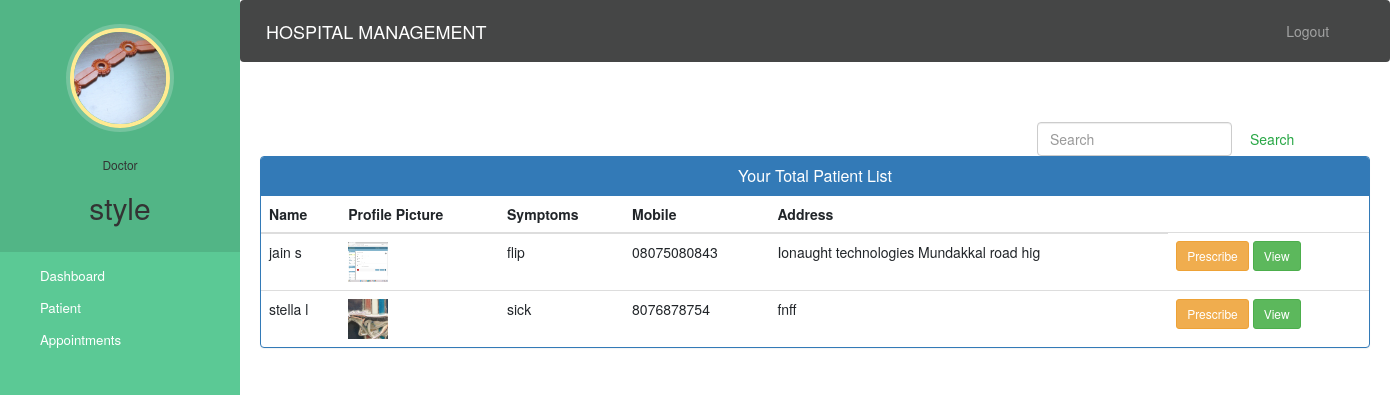
/doctor-view-patient (signed in), run on the app's committed database.
### hospital/models.py (models this page shows, shortened)
class Doctor(models.Model):
    user=models.OneToOneField(User,on_delete=models.CASCADE)
    profile_pic= models.ImageField(upload_to='profile_pic/DoctorProfilePic/',null=True,blank=True)
    address = models.CharField(max_length=40)
    mobile = models.CharField(max_length=20,null=True)
    department= models.CharField(max_length=50,choices=departments,default='Cardiologist')
    status=models.BooleanField(default=False)

class Patient(models.Model):
    user=models.OneToOneField(User,on_delete=models.CASCADE)
    profile_pic= models.ImageField(upload_to='static/profile_pic/PatientProfilePic/',null=True,blank=True)
    address = models.CharField(max_length=40)
    mobile = models.CharField(max_length=20,null=False)
    symptoms = models.CharField(max_length=100,null=False)
    assignedDoctorId = models.PositiveIntegerField(null=True)
    admitDate=models.DateField(auto_now=True)
    status=models.BooleanField(default=False)
    @property
    def get_name(self):
        return self.user.first_name+" "+self.user.last_name

### hospital/views.py (the view)
# urls.py: path('doctor-view-patient', views.doctor_view_patient_view,name='doctor-view-patient'),
@login_required(login_url='doctorlogin')
@user_passes_test(is_doctor)
def doctor_view_patient_view(request):
    patients=models.Patient.objects.all().filter(status=True,assignedDoctorId=request.user.id)
    doctor=models.Doctor.objects.get(user_id=request.user.id) #for profile picture of doctor in sidebar
    return render(request,'hospital/doctor_view_patient.html',{'patients':patients,'doctor':doctor})

### hospital/views.py (called while the page is built)
def is_doctor(user):
    return user.groups.filter(name='DOCTOR').exists()

### templates/hospital/doctor_view_patient.html (shortened to what this page needs)
{% extends 'hospital/doctor_base.html' %}
{% block content %}
{%load static%}
<head>
  <link href="//netdna.bootstrapcdn.com/bootstrap/3.0.0/css/bootstrap.min.css" rel="stylesheet" id="bootstrap-css">
</head>
<div class="container">
    <form  action="/search" method="get" style="margin-left:70%;" class="form-inline my-2 my-lg-0">
      <input class="form-control mr-sm-2" type="search" placeholder="Search" name="query" id="query" aria-label="Search">
      <button class="btn btn-outline-success my-2 my-sm-0" type="submit">Search</button>
    </form>
  {% if patients %}
  <div class="panel panel-primary">
    <div class="panel-heading">
      <h6 class="panel-title">Your Total Patient List</h6>
    </div>
    <table class="table table-hover" id="dev-table">
      <thead>
        <tr>
          <th>Name</th>
          <th>Profile Picture</th>
          <th>Symptoms</th>
          <th>Mobile</th>
          <th>Address</th>
        </tr>
      </thead>
      {% for p in patients %}
      <tr>
        <td> {{p.get_name}}</td>
        <td> <img src="{% static p.profile_pic.url %}" alt="Profile Pic" height="40px" width="40px" /></td>
        <td>{{p.symptoms}}</td>
        <td>{{p.mobile}}</td>
        <td>{{p.address}}</td>
        <td><a href="{% url 'doctor_prescribe_drug' p.id %}" class="btn btn-sm btn-warning">Prescribe</a>
          <a href="{% url 'patient_record_doctor' p.id %}" class="btn btn-sm btn-success">View</a></td>
      </tr>
      {% endfor %}
    </table>
  </div>
  {%else%}
  <br><br><br>
  <h4 style="text-align: center;color: red;">No Patient Found !!!</h4>
  {% endif %}
</div>
{% endblock content %}

### templates/hospital/doctor_base.html (shortened to what this page needs)
<!DOCTYPE html>
{% load static %}
<html lang="en">
<head>
  <link rel="stylesheet" href="https://stackpath.bootstrapcdn.com/bootstrap/4.3.1/css/bootstrap.min.css">
  <link rel="stylesheet" href="https://maxcdn.bootstrapcdn.com/font-awesome/4.7.0/css/font-awesome.min.css">
</head>
<body>
  <nav class="menu" tabindex="0">
    <header class="avatar">
      <img src="{% static doctor.profile_pic.url %}" alt="Profile Pic" />
      <br><br>
      <h6>Doctor</h6>
      <h2>{{request.user.first_name}}</h2>
    </header>
    <ul>
      <li tabindex="0" class="icon-dashboard"> <a style="color:white; text-decoration:none;" href="/doctor-dashboard"><span>Dashboard</span></a> </li>
      <li tabindex="0" class="icon-users"> <a style="color:white; text-decoration:none;" href="/doctor-patient"><span>Patient</span></a></li>
      <li tabindex="0" class="icon-calendar"> <a style="color:white; text-decoration:none;" href="/doctor-appointment"><span>Appointments</span></a></li>
    </ul>
  </nav>
  <main>
    <div class="bs-example">
      <nav class="navbar navbar-expand-md  navbar-dark fixed-top" style="background:#454646;">
        <a href="/doctor-dashboard" class="navbar-brand">HOSPITAL MANAGEMENT</a>
        <div class="collapse navbar-collapse justify-content-between" id="navbarCollapse">
          <div class="navbar-nav" style=" margin-left: 90%;">
            <a href="/logout" class="nav-item nav-link btn btn-outline-warning">Logout</a>
          </div>
        </div>
      </nav>
    </div>
    <br><br>
    {% block content %}
    {% endblock content %}
    <br><br><br><br><br><br><br>
  </main>
</body>
</html>

### templates/hospital/doctor_base.html (style rules this page uses)
a:link { text-decoration: none; }
a { color: white; }
body { padding-left: 240px; }
main { position: relative; height: 100vh; }
.menu { background: #5bc995; height: 100vh; width: 240px; position: fixed; top: 0px; left: 0; z-index: 5; outline: none; }
.menu .avatar { background: rgba(0, 0, 0, 0.1); padding: 2em 0.5em; text-align: center; }
.menu .avatar img { width: 100px; border-radius: 50%; overflow: hidden; border: 4px solid #ffea92; box-shadow: 0 0 0 4px rgba(255, 255, 255, 0.2); }
.menu .avatar h2 { font-weight: normal; margin-bottom: 0; }
.menu ul { list-style: none; padding: 0.5em 0; margin: 0; }
.menu ul li { padding: 0.5em 1em 0.5em 3em; font-size: 0.95em; font-weight: regular; background-repeat: no-repeat; background-position: left 15px center; background-size: auto 20px; transition: all 0.15s linear; cursor: pointer; }
.menu ul li.icon-dashboard { background-image: url("http://www.entypo.com/images//gauge.svg"); }
.menu ul li.icon-users { background-image: url("http://www.entypo.com/images//users.svg"); }
.menu ul li.icon-calendar { background-image: url("http://www.entypo.com/images//calendar.svg"); }

### templates/hospital/doctor_view_patient.html (style rules this page uses)
a:link { text-decoration: none; }
h6 { text-align: center; }

### data on the page
Doctor: profile_pic (picture)
Patient: get_name "jain s", profile_pic (picture), symptoms "flip", mobile "08075080843", address "Ionaught technologies Mundakkal road hig"
Patient: get_name "stella l", profile_pic (picture), symptoms "sick", mobile "8076878754", address "fnff"

### other printed values
{{ request.user.first_name }} "style"
